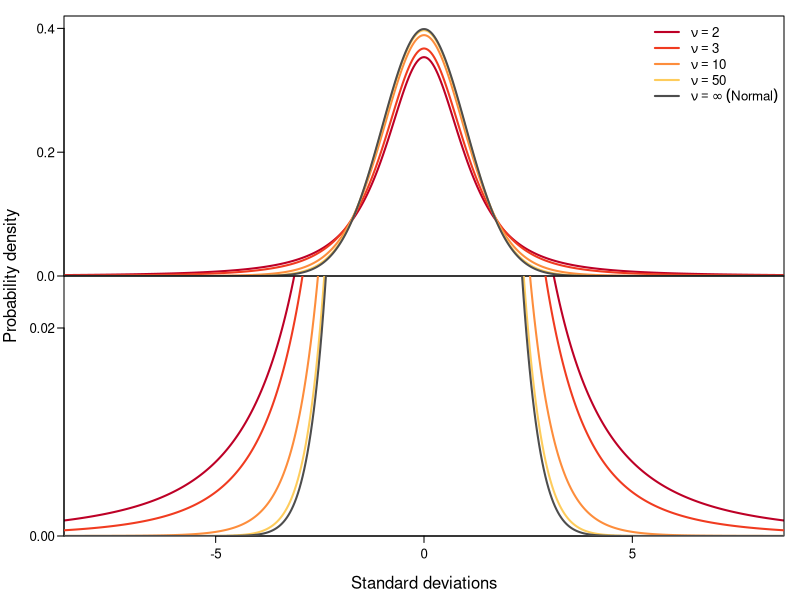

The R source for this figure:
# Check how student-t changes with nu
# to justify tailing off prior around 100 or 200
pdf("t-nu.pdf", width = 5, height = 4.5)
cols <- c(rev(RColorBrewer::brewer.pal(5, "YlOrRd"))[-5], "grey30")
lwd <- 2.0
par(mfrow = c(2, 1))
par(mar = c(0, 4, 0, 1), oma = c(4, 0, 1, 0), las = 1)
par(xpd = FALSE)
par(cex = 0.8, tck = -0.025, mgp = c(2, 0.6, 0))
x <- seq(-9.5, 9.5, length.out = 500)
plot(x, dt(x, 2), type = "l", xlab = "Standard deviation",
  ylab = "", yaxs = "i", lty = 1, , lwd = lwd,
  xlim = c(-8, 8), ylim = c(0, 0.42), col = cols[1], xaxt = "n", yaxt = "n")
axis(2, at = c(0, 0.2, 0.4))
lines(x, dt(x, 3), lty = 1, col = cols[2], lwd = lwd)
lines(x, dt(x, 10), lty = 1, col = cols[3], lwd = lwd)
lines(x, dt(x, 50), lty = 1, col = cols[4], lwd = lwd)
lines(x, dt(x, 1e9), lty = 1, col = cols[5], lwd = lwd)
legend("topright", legend = c(expression(nu==2), expression(nu==3),
  expression(nu==10), expression(nu==50), expression(nu==infinity~(Normal))),
  col = cols, bty = "n", lty = c(1, 1, 1, 1, 1),
  lwd = c(lwd, lwd, lwd, lwd, lwd))
# zoomed panel:
plot(x, dt(x, 2), type = "l", xlab = "Standard deviation",
  ylab = "", yaxs = "i", lty = 1, , lwd = lwd,
  xlim = c(-8, 8), ylim = c(0, 0.025), col = cols[1], yaxt = "n")
axis(2, at = c(0, 0.02))
lines(x, dt(x, 3), lty = 1, col = cols[2], lwd = lwd)
lines(x, dt(x, 10), lty = 1, col = cols[3], lwd = lwd)
lines(x, dt(x, 50), lty = 1, col = cols[4], lwd = lwd)
lines(x, dt(x, 1e6), lty = 1, col = cols[5], lwd = lwd)
par(xpd = NA)
mtext("Probability density", side = 2, outer = TRUE, line = -1.2, las = 0)
mtext("Standard deviations", side = 1, outer = FALSE, line = 2.5, las = 0)
dev.off()
